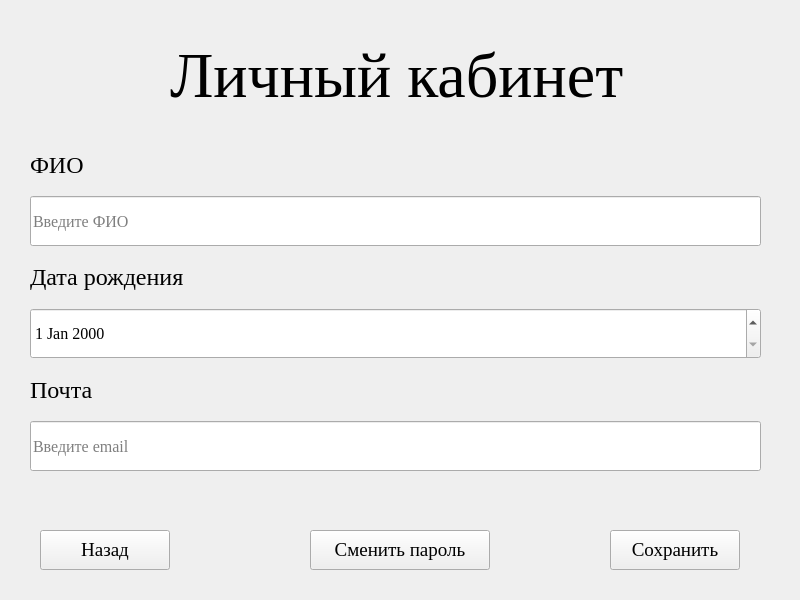
<?xml version="1.0" encoding="UTF-8"?>
<ui version="4.0">
 <class>ProfileWindow</class>
 <widget class="QWidget" name="ProfileWindow">
  <property name="geometry">
   <rect>
    <x>0</x>
    <y>0</y>
    <width>800</width>
    <height>600</height>
   </rect>
  </property>
  <property name="windowTitle">
   <string>Form</string>
  </property>
  <widget class="QWidget" name="verticalLayoutWidget">
   <property name="geometry">
    <rect>
     <x>30</x>
     <y>140</y>
     <width>731</width>
     <height>331</height>
    </rect>
   </property>
   <layout class="QVBoxLayout" name="verticalLayout_2">
    <item>
     <widget class="QLabel" name="labelFullName">
      <property name="font">
       <font>
        <family>Times New Roman</family>
        <pointsize>18</pointsize>
       </font>
      </property>
      <property name="text">
       <string>ФИО</string>
      </property>
     </widget>
    </item>
    <item>
     <widget class="QLineEdit" name="fullNameEdit">
      <property name="enabled">
       <bool>true</bool>
      </property>
      <property name="sizePolicy">
       <sizepolicy hsizetype="Expanding" vsizetype="Minimum">
        <horstretch>10</horstretch>
        <verstretch>0</verstretch>
       </sizepolicy>
      </property>
      <property name="maximumSize">
       <size>
        <width>16777215</width>
        <height>16777215</height>
       </size>
      </property>
      <property name="font">
       <font>
        <family>Times New Roman</family>
        <pointsize>12</pointsize>
       </font>
      </property>
      <property name="text">
       <string/>
      </property>
      <property name="placeholderText">
       <string notr="true">Введите ФИО</string>
      </property>
     </widget>
    </item>
    <item>
     <widget class="QLabel" name="labelBirthDate">
      <property name="font">
       <font>
        <family>Times New Roman</family>
        <pointsize>18</pointsize>
       </font>
      </property>
      <property name="text">
       <string>Дата рождения</string>
      </property>
     </widget>
    </item>
    <item>
     <widget class="QDateEdit" name="birthDateEdit">
      <property name="sizePolicy">
       <sizepolicy hsizetype="Minimum" vsizetype="Minimum">
        <horstretch>0</horstretch>
        <verstretch>0</verstretch>
       </sizepolicy>
      </property>
      <property name="font">
       <font>
        <family>Times New Roman</family>
        <pointsize>12</pointsize>
       </font>
      </property>
     </widget>
    </item>
    <item>
     <widget class="QLabel" name="labelEmail">
      <property name="font">
       <font>
        <family>Times New Roman</family>
        <pointsize>18</pointsize>
       </font>
      </property>
      <property name="text">
       <string>Почта</string>
      </property>
     </widget>
    </item>
    <item>
     <widget class="QLineEdit" name="emailEdit">
      <property name="sizePolicy">
       <sizepolicy hsizetype="Expanding" vsizetype="Minimum">
        <horstretch>0</horstretch>
        <verstretch>0</verstretch>
       </sizepolicy>
      </property>
      <property name="font">
       <font>
        <family>Times New Roman</family>
        <pointsize>12</pointsize>
       </font>
      </property>
      <property name="placeholderText">
       <string>Введите email</string>
      </property>
     </widget>
    </item>
   </layout>
  </widget>
  <widget class="QPushButton" name="saveButton">
   <property name="geometry">
    <rect>
     <x>610</x>
     <y>530</y>
     <width>130</width>
     <height>40</height>
    </rect>
   </property>
   <property name="font">
    <font>
     <family>Times New Roman</family>
     <pointsize>14</pointsize>
    </font>
   </property>
   <property name="text">
    <string>Сохранить</string>
   </property>
  </widget>
  <widget class="QPushButton" name="backButton">
   <property name="geometry">
    <rect>
     <x>40</x>
     <y>530</y>
     <width>130</width>
     <height>40</height>
    </rect>
   </property>
   <property name="font">
    <font>
     <family>Times New Roman</family>
     <pointsize>14</pointsize>
    </font>
   </property>
   <property name="text">
    <string>Назад</string>
   </property>
  </widget>
  <widget class="QLabel" name="label_3">
   <property name="geometry">
    <rect>
     <x>170</x>
     <y>25</y>
     <width>460</width>
     <height>100</height>
    </rect>
   </property>
   <property name="font">
    <font>
     <family>Times New Roman</family>
     <pointsize>48</pointsize>
     <bold>false</bold>
    </font>
   </property>
   <property name="text">
    <string>Личный кабинет</string>
   </property>
  </widget>
  <widget class="QPushButton" name="changePasswordButton">
   <property name="geometry">
    <rect>
     <x>310</x>
     <y>530</y>
     <width>180</width>
     <height>40</height>
    </rect>
   </property>
   <property name="font">
    <font>
     <family>Times New Roman</family>
     <pointsize>14</pointsize>
    </font>
   </property>
   <property name="text">
    <string>Сменить пароль</string>
   </property>
  </widget>
 </widget>
 <resources/>
 <connections/>
</ui>
